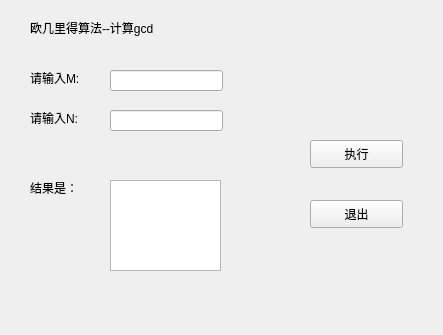
<?xml version="1.0" encoding="UTF-8"?>
<ui version="4.0">
 <class>Euclidean</class>
 <widget class="QWidget" name="Euclidean">
  <property name="geometry">
   <rect>
    <x>0</x>
    <y>0</y>
    <width>443</width>
    <height>335</height>
   </rect>
  </property>
  <property name="windowTitle">
   <string>Form</string>
  </property>
  <widget class="QLabel" name="label">
   <property name="geometry">
    <rect>
     <x>30</x>
     <y>20</y>
     <width>181</width>
     <height>16</height>
    </rect>
   </property>
   <property name="text">
    <string>欧几里得算法--计算gcd</string>
   </property>
  </widget>
  <widget class="QLabel" name="label_2">
   <property name="geometry">
    <rect>
     <x>30</x>
     <y>70</y>
     <width>72</width>
     <height>15</height>
    </rect>
   </property>
   <property name="text">
    <string>请输入M:</string>
   </property>
  </widget>
  <widget class="QLabel" name="label_3">
   <property name="geometry">
    <rect>
     <x>30</x>
     <y>110</y>
     <width>72</width>
     <height>15</height>
    </rect>
   </property>
   <property name="text">
    <string>请输入N:</string>
   </property>
  </widget>
  <widget class="QLineEdit" name="M">
   <property name="geometry">
    <rect>
     <x>110</x>
     <y>70</y>
     <width>113</width>
     <height>21</height>
    </rect>
   </property>
  </widget>
  <widget class="QLineEdit" name="N">
   <property name="geometry">
    <rect>
     <x>110</x>
     <y>110</y>
     <width>113</width>
     <height>21</height>
    </rect>
   </property>
  </widget>
  <widget class="QLabel" name="label_4">
   <property name="geometry">
    <rect>
     <x>30</x>
     <y>180</y>
     <width>72</width>
     <height>15</height>
    </rect>
   </property>
   <property name="text">
    <string>结果是：</string>
   </property>
  </widget>
  <widget class="QTextEdit" name="result">
   <property name="geometry">
    <rect>
     <x>110</x>
     <y>180</y>
     <width>111</width>
     <height>91</height>
    </rect>
   </property>
  </widget>
  <widget class="QPushButton" name="exit">
   <property name="geometry">
    <rect>
     <x>310</x>
     <y>200</y>
     <width>93</width>
     <height>28</height>
    </rect>
   </property>
   <property name="text">
    <string>退出</string>
   </property>
  </widget>
  <widget class="QPushButton" name="excute">
   <property name="geometry">
    <rect>
     <x>310</x>
     <y>140</y>
     <width>93</width>
     <height>28</height>
    </rect>
   </property>
   <property name="text">
    <string>执行</string>
   </property>
  </widget>
 </widget>
 <resources/>
 <connections/>
</ui>
